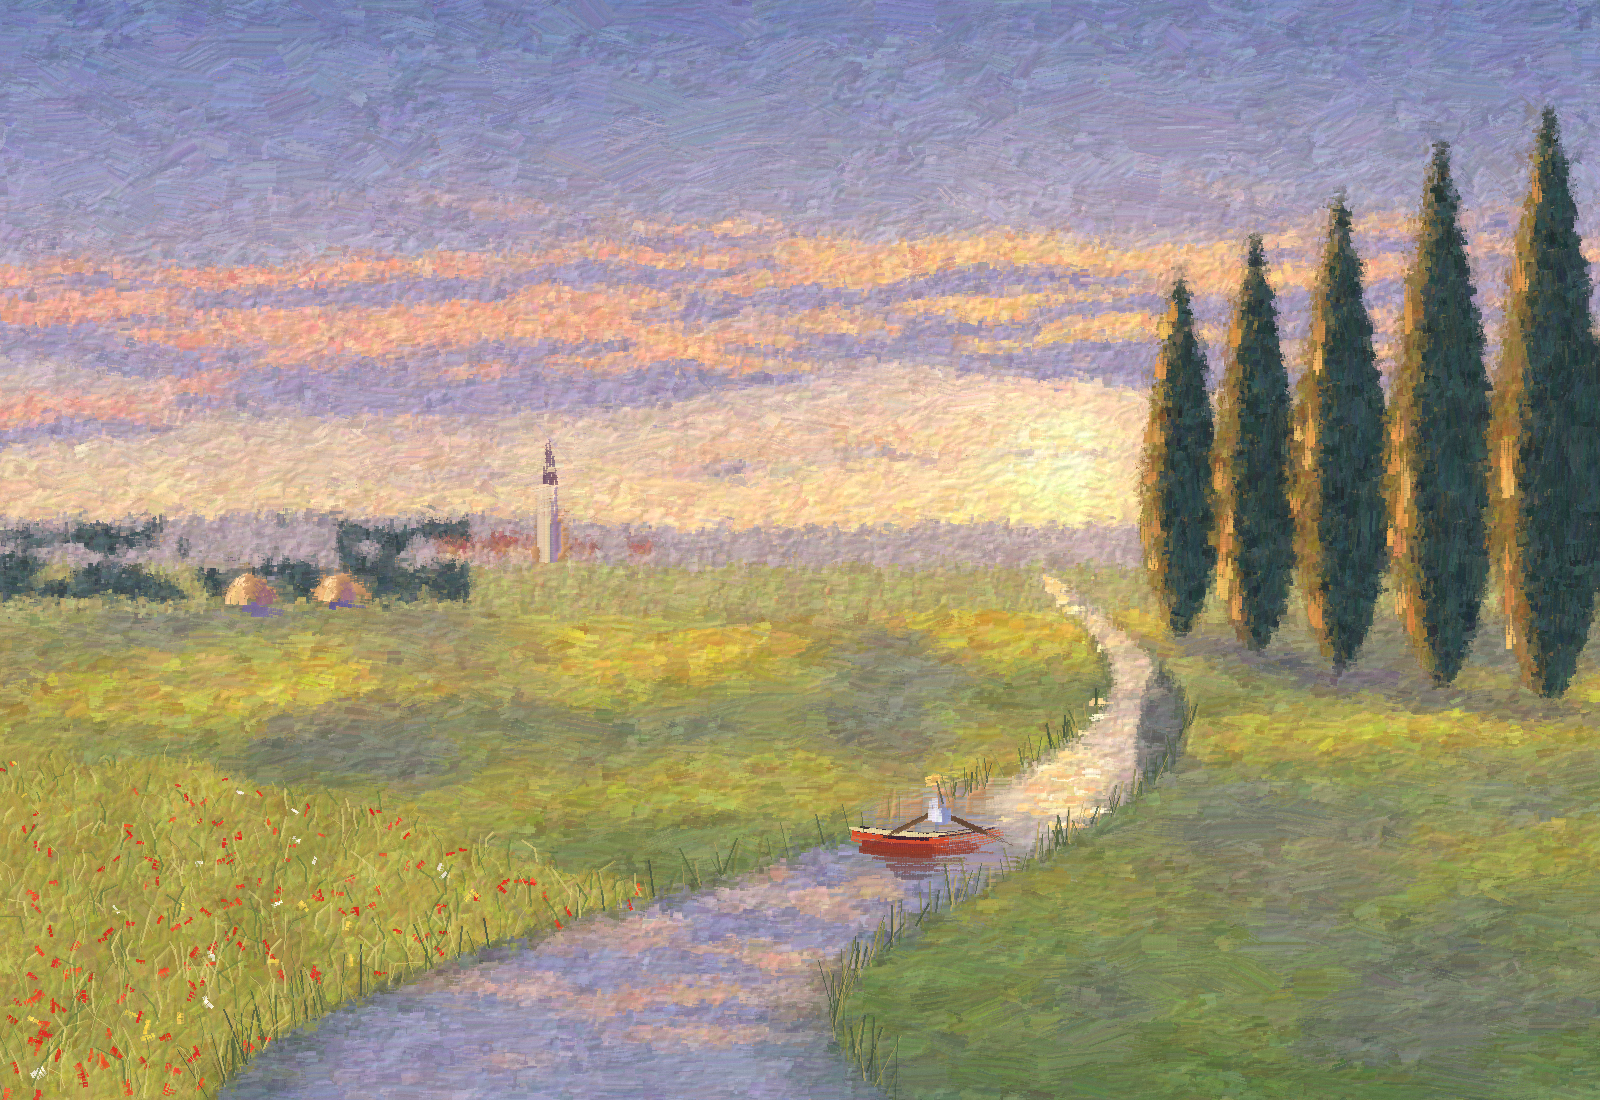

Here is the Python script that generated this plot:
"""An invented scene, painted without any reference image.

"Evening by the river": a low sun behind thin cloud, a river bending towards
the viewer, a row of backlit poplars on the right bank, a village and two
haystacks in the distance, a red rowboat with a figure in a straw hat, and a
grassy bank with poppies in the left foreground.

Two stages, the way a painter works:
  1. build_reference(): a soft colour sketch of the scene (the "lay-in"),
     plus a label map saying what each pixel is (sky, water, poplar, ...).
  2. the stroke engine from paint_photo.py repaints it; each label gets its
     own brush handling, and the key objects (boat, figure, spire, haystacks,
     poplar rims, sun glitter, poppies) are stated with hand-placed strokes.

Usage: python river_evening.py [--out river_evening.png] [--seed N]
"""
import argparse
import math
import random

import numpy as np
from PIL import Image, ImageDraw
from scipy import ndimage

from paint_photo import Canvas, broken_color, light_paint, mix, structure_angle

W, H = 1600, 1100
HZ = 560                       # horizon
SUN = (1060, 455)
M = 24                         # painting margin, cropped at the end

SKY, CLOUD, FAR, VILLAGE, WATER, POPLAR, BANK, FORE = range(8)

BRUSHES = [30, 17, 9, 5]
THRESHOLD = [0, 16, 18, 22]


# ---------------------------------------------------------------- stage 1: the lay-in

def fbm(rng, h, w, sy, sx, octaves=4):
    """Anisotropic value noise: sy, sx are the feature sizes of the first octave."""
    out = np.zeros((h, w), np.float32)
    amp, tot = 1.0, 0.0
    for _ in range(octaves):
        g = rng.random((int(h / sy) + 3, int(w / sx) + 3)).astype(np.float32)
        z = ndimage.zoom(g, (sy, sx), order=3)[:h, :w]
        out += z * amp
        tot += amp
        amp *= 0.5
        sy, sx = max(2, sy / 2), max(2, sx / 2)
    return out / tot


def river_center(y):
    t = max(0.0, (y - (HZ + 15)) / (H - HZ - 15))
    return 1040 - 330 * t + 190 * math.sin(t * math.pi * 1.7), 10 + 330 * t ** 1.7


POPLARS = [(1180, 640, 380, 44), (1255, 655, 430, 50), (1340, 672, 490, 56),
           (1440, 690, 560, 62), (1548, 706, 610, 68)]


def poplar_halfwidth(f, width):
    """Flame silhouette: widest a third of the way up, pointed at the top."""
    if f < 0 or f > 1:
        return 0
    return width * math.sin(math.pi * min(1, f ** 0.75)) ** 0.9 * (1 - 0.25 * f)


def build_reference(seed):
    rng = np.random.default_rng(seed)
    yy, xx = np.mgrid[0:H, 0:W].astype(np.float32)
    img = np.zeros((H, W, 3), np.float32)
    label = np.full((H, W), SKY, np.uint8)
    C = lambda *c: np.array(c, np.float32)

    # --- sky: blue-violet above, warm yellow at the horizon, glow round the sun
    t = np.clip(yy / HZ, 0, 1)[..., None]
    sky = C(118, 132, 176) * (1 - t ** 0.8) + C(206, 188, 204) * t ** 0.8
    sky = sky * (1 - t ** 3) + C(250, 214, 158) * t ** 3
    d = np.hypot(xx - SUN[0], yy - SUN[1])[..., None]
    sky += C(60, 40, 5) * np.exp(-d / 200) + C(40, 40, 30) * np.exp(-(d / 45) ** 2)
    img[:] = sky

    # --- clouds: long horizontal bands; undersides lit warm, tops lilac
    n = fbm(rng, H, W, 34, 260)
    band = np.exp(-((yy - 330) / 170) ** 2)
    cm = np.clip((n * band - 0.30) / 0.12, 0, 1)
    below = np.clip((np.roll(n, -14, axis=0) - n) * 12 + 0.5, 0, 1)   # 1 = underside
    warmth = np.clip(np.exp(-d[..., 0] / 420) * 1.3, 0, 1)
    ccol = (C(168, 158, 186)[None, None] * (1 - below[..., None])
            + (C(236, 176, 160) * (1 - warmth[..., None]) + C(252, 206, 150) * warmth[..., None]) * below[..., None])
    sky_mask = yy < HZ
    k = (cm * sky_mask)[..., None]
    img = img * (1 - k) + ccol * k
    label[(cm > 0.35) & sky_mask] = CLOUD

    # --- distant hills and far bank
    hill = HZ - 26 - 14 * fbm(rng, 1, W, 1, 180, 3)[0] * 2
    hills = (yy > hill[None, :]) & (yy < HZ + 6)
    img[hills] = img[hills] * 0.35 + C(146, 140, 176) * 0.65
    label[hills] = FAR
    far = (yy >= HZ + 6) & (yy < 612)
    img[far] = C(168, 164, 112) * 0.7 + C(214, 190, 140) * 0.3
    label[far] = FAR
    # tree clumps on the far left
    clump = fbm(rng, H, W, 30, 60)
    trees = (xx < 470) & (yy > HZ - 40 + 60 * (clump - 0.5)) & (yy < 600) & (clump > 0.42)
    img[trees] = C(74, 88, 92)
    label[trees] = FAR

    # --- village with a church
    vr = random.Random(seed)
    for _ in range(16):
        x0 = vr.uniform(430, 640)
        w0, h0 = vr.uniform(14, 30), vr.uniform(10, 18)
        y0 = HZ + vr.uniform(-4, 6)
        wall = vr.choice([C(222, 190, 162), C(200, 170, 168), C(214, 200, 176)])
        m = (xx > x0) & (xx < x0 + w0) & (yy > y0 - h0) & (yy < y0)
        img[m] = wall
        r = (xx > x0 - 2) & (xx < x0 + w0 + 2) & (yy > y0 - h0 - 7) & (yy <= y0 - h0)
        img[r] = C(172, 112, 104)
        label[m | r] = VILLAGE
    tower = (xx > 538) & (xx < 560) & (yy > 480) & (yy < HZ + 4)
    img[tower] = C(208, 186, 170)
    label[tower] = VILLAGE

    for hx, hy, s in ((250, 604, 1.2), (336, 600, 0.95)):
        dome = (((xx - hx) / (20 * s)) ** 2 + ((yy - hy) / (26 * s)) ** 2 < 1) & (yy < hy)
        lit = dome & (xx < hx + 4 * s)
        img[dome] = C(160, 124, 130)
        img[lit] = C(232, 186, 132)
        label[dome] = VILLAGE
    # --- ground below the horizon: fields in bands, violet shadow patches
    ground = yy >= 612
    tg = np.clip((yy - 612) / (H - 612), 0, 1)[..., None]
    # contre-jour: warm, lit fields in the distance, cooler and darker near us
    g = C(178, 164, 98) * (1 - tg) + C(104, 124, 78) * tg
    stripe = np.sin((yy + 0.08 * xx) * 0.045 + 3 * fbm(rng, H, W, 40, 160)) * (1 - tg[..., 0])
    g = g + (C(40, 26, -6) * np.clip(stripe, 0, 1)[..., None] - C(20, 6, -10) * np.clip(-stripe, 0, 1)[..., None])
    g = g * (0.88 + 0.24 * fbm(rng, H, W, 26, 70)[..., None])
    shade = np.clip((fbm(rng, H, W, 70, 140) - 0.5) * 4, 0, 1)[..., None] * 0.45
    g = g * (1 - shade) + C(110, 108, 140) * shade
    img[ground] = g[ground]
    label[ground] = BANK

    cx = np.array([river_center(y)[0] for y in range(H)], np.float32)[:, None]
    hw = np.array([river_center(y)[1] for y in range(H)], np.float32)[:, None]
    # left foreground bank: rises towards the lower left, ends at the water
    bank_top = 740 + 160 * (xx / 700) ** 1.4 + 40 * (fbm(rng, H, W, 30, 80) - 0.5)
    fore = ground & (yy > bank_top) & (xx < cx - hw)
    fg = C(168, 158, 84) * (0.85 + 0.3 * fbm(rng, H, W, 40, 60)[..., None])
    img[fore] = fg[fore]
    label[fore] = FORE

    # --- river: reflects the sky, sun column, poplar reflections
    edge = 6 * (fbm(rng, H, W, 20, 20) - 0.5)
    water = (yy > HZ + 15) & (np.abs(xx - cx) < hw + edge)
    my = np.clip(HZ - (yy - HZ) * 0.7, 0, HZ - 1).astype(int)
    refl = img[my, xx.astype(int)]
    wcol = refl * 0.78 + C(64, 86, 128) * 0.22
    column = np.exp(-((xx - SUN[0]) / np.maximum(18, 18 + (yy - HZ) * 0.12)) ** 2)[..., None]
    wcol = wcol * (1 - column * 0.6) + C(255, 226, 160) * column * 0.6
    # the banks reflect as dark green along both edges; light ripples across
    dist_edge = hw + edge - np.abs(xx - cx)
    bank_refl = np.clip(1 - dist_edge / np.maximum(8, hw * 0.35), 0, 1)[..., None] * (yy > 640)[..., None]
    wcol = wcol * (1 - bank_refl * 0.6) + C(66, 84, 72) * bank_refl * 0.6
    ripple = np.clip((fbm(rng, H, W, 6, 90) - 0.55) * 5, 0, 1)[..., None] * 0.35
    wcol = wcol * (1 - ripple) + C(222, 214, 226) * ripple
    img[water] = wcol[water]
    label[water] = WATER
    margin = ndimage.binary_dilation(water, iterations=7) & ~water & ground
    img[margin] = img[margin] * 0.55 + C(70, 86, 70) * 0.45

    # --- poplars on the right bank, backlit, with their reflections
    for px, pb, ph, pw in POPLARS:
        f = (pb - yy) / ph
        hwp = np.vectorize(poplar_halfwidth)(np.clip(f[:, 0], -1, 2), pw)[:, None]
        wob = 7 * (fbm(rng, H, W, 18, 10) - 0.5)
        m = (np.abs(xx - px) < hwp + wob * (hwp > 2)) & (f > 0) & (f < 1)
        rim = m & (xx < px - hwp * 0.45)
        img[m] = C(46, 66, 62) * 0.8 + C(62, 70, 96) * 0.2
        img[rim] = C(150, 120, 70)
        label[m] = POPLAR
        # reflection: mirrored about the bank line, only on water
        fr = (yy - pb) / (ph * 0.8)
        hwr = np.vectorize(poplar_halfwidth)(np.clip(fr[:, 0], -1, 2), pw)[:, None]
        rm = (np.abs(xx - px) < hwr * 1.1) & (fr > 0) & water
        img[rm] = img[rm] * 0.45 + C(46, 62, 70) * 0.55
        # short cast shadow on the bank
        ell = ((xx - (px + 14)) / (pw * 1.3)) ** 2 + ((yy - (pb + 8)) / 13) ** 2
        k = (np.clip(1 - ell, 0, 1) ** 0.6 * ~water)[..., None] * 0.5
        img = img * (1 - k) + C(82, 78, 124) * k

    # overall soft focus: this is a lay-in, detail comes from the brush
    img = ndimage.gaussian_filter(img, sigma=(1.5, 1.5, 0))
    return np.clip(img, 0, 255), label, water


# ---------------------------------------------------------------- stage 2: brush handling

RULES = {
    #          mode     length curl spread  max_r
    SKY:     ("flat",   1.5,   0.3, 0.30,   None),
    CLOUD:   ("follow", 1.1,   1.0, 0.25,   None),
    FAR:     ("flat",   0.9,   0.1, 0.10,   9),
    VILLAGE: ("dab",    0.5,   0.0, 0.30,   5),
    WATER:   ("flat",   1.4,   0.0, 0.04,   None),
    POPLAR:  ("up",     1.1,   0.3, 0.18,   12),
    BANK:    ("flat",   1.8,   0.1, 0.18,   None),
    FORE:    ("grass",  0.9,   0.2, 0.50,   None),
}


def paint_auto(cv, ref, label, protect, seed):
    random.seed(seed)
    h, w, _ = ref.shape
    for layer, r in enumerate(BRUSHES):
        blurred = ndimage.gaussian_filter(ref, sigma=(r * 0.5, r * 0.5, 0))
        ang, strength = structure_angle(blurred, r * 1.2)
        cur = np.asarray(cv.img).astype(np.float32)
        err = np.sqrt(((cur - blurred) ** 2).sum(axis=2))
        if layer >= 1:
            err[protect] = 0
        grid = max(3, int(r))
        seeds = []
        for gy in range(0, h, grid):
            for gx in range(0, w, grid):
                cell = err[gy:gy + grid, gx:gx + grid]
                if cell.mean() > THRESHOLD[layer]:
                    iy, ix = np.unravel_index(np.argmax(cell), cell.shape)
                    seeds.append((gx + ix, gy + iy))
        random.shuffle(seeds)
        for x, y in seeds:
            mode, lmul, curl, spread, max_r = RULES[int(label[y, x])]
            rr = r * random.uniform(0.85, 1.1)
            if max_r:
                rr = min(rr, max_r)
            base = tuple(float(v) for v in blurred[y, x])
            if mode == "up":
                a0 = -math.pi / 2 + random.gauss(0, spread)
            elif mode == "grass":
                a0 = -math.pi / 2 + random.gauss(0, spread)
            elif mode == "dab":
                a0 = random.gauss(0, spread) + random.choice([0, math.pi / 2])
            elif mode == "follow" and strength[y, x] > 0.05:
                a0 = ang[y, x]
            else:
                a0 = random.gauss(0, spread) + (random.random() < 0.5) * math.pi
            pts, a, step = [(x, y)], a0, rr * 0.8
            for _ in range(max(2, int(lmul * random.uniform(3, 6)))):
                cx, cy = pts[-1]
                ix, iy = int(cx), int(cy)
                if not (0 <= ix < w and 0 <= iy < h):
                    break
                if len(pts) > 2 and (math.dist(blurred[iy, ix], base) > 36 or label[iy, ix] != label[y, x]):
                    break
                if curl > 0 and strength[iy, ix] > 0.05:
                    t = ang[iy, ix]
                    if math.cos(t - a) < 0:
                        t += math.pi
                    a += math.atan2(math.sin(t - a), math.cos(t - a)) * curl * 0.5
                a += random.gauss(0, 0.04)
                pts.append((cx + math.cos(a) * step, cy + math.sin(a) * step))
            nx = int(min(w - 1, max(0, x + math.sin(a0) * rr * 2)))
            ny = int(min(h - 1, max(0, y - math.cos(a0) * rr * 2)))
            cv.stroke(pts, rr, broken_color(base), broken_color(tuple(float(v) for v in blurred[ny, nx])),
                      alpha=250 if layer == 0 else 238, dry=0.25 if layer == 0 else 0.45)
        print(f"layer r={r:>2}: {len(seeds)} strokes")


# ---------------------------------------------------------------- stage 2b: stated strokes

def hand_strokes(cv, water, label):
    rnd = random.Random(7)

    def st(pts, r, col, col2=None, dry=0.3, alpha=245, jitter=True):
        c = broken_color(col, 0.01, 0.04, (1, 1.1)) if jitter else col
        cv.stroke([(x + M, y + M) for x, y in pts], r, c, col2, alpha=alpha, dry=dry, wobble=0.04)

    def line(p0, p1, n=8, sag=0.0):
        out = []
        for i in range(n + 1):
            t = i / n
            out.append((p0[0] + (p1[0] - p0[0]) * t, p0[1] + (p1[1] - p0[1]) * t + sag * math.sin(math.pi * t)))
        return out

    # sun glitter: short bright horizontal touches down the sun column
    for _ in range(170):
        y = HZ + 18 + rnd.random() ** 1.6 * 260
        spread = 14 + (y - HZ) * 0.14
        x = SUN[0] + rnd.gauss(0, spread * 0.6)
        if not water[int(min(H - 1, y)), int(min(W - 1, max(0, x)))]:
            continue
        ln = rnd.uniform(6, 22) * (1 + (y - HZ) / 300)
        col = rnd.choice([(255, 238, 180), (255, 220, 150), (250, 200, 140), (255, 246, 210)])
        st(line((x - ln / 2, y), (x + ln / 2, y + rnd.uniform(-1, 1)), 3), rnd.uniform(1.5, 3.2), col, dry=0.5, alpha=230)

    # poplar rims: warm vertical strokes down the sunlit left edge
    for px, pb, ph, pw in POPLARS:
        for _ in range(9):
            f = rnd.uniform(0.12, 0.9)
            y = pb - f * ph
            x = px - poplar_halfwidth(f, pw) * rnd.uniform(0.55, 0.9)
            ln = ph * rnd.uniform(0.05, 0.1)
            col = rnd.choice([(232, 168, 92), (214, 150, 86), (240, 190, 110)])
            st(line((x, y + ln / 2), (x + rnd.uniform(-2, 2), y - ln / 2), 4), rnd.uniform(2.5, 4.5), col, dry=0.4, alpha=225)

    # church: shadow and light side of the tower, then the spire in one stroke
    st(line((545, HZ + 2), (545, 482), 6), 7, (222, 196, 170), (244, 216, 180), dry=0.1)
    st(line((556, HZ + 2), (556, 484), 6), 4, (150, 128, 154), dry=0.2)
    st(line((550, 484), (550, 462), 5), 6, (128, 96, 116), dry=0.1)
    st(line((550, 466), (550, 438), 5), 3, (128, 96, 116), dry=0.6)

    # haystacks on the far bank: cast shadow, then the dome in two curved strokes
    def arc(cx, cy, rx, ry, a0, a1, n=8):
        return [(cx + rx * math.cos(a0 + (a1 - a0) * i / n), cy - ry * math.sin(a0 + (a1 - a0) * i / n))
                for i in range(n + 1)]
    for hx, hy, s in ((250, 604, 1.2), (336, 600, 0.95)):
        st(line((hx - 6 * s, hy + 3 * s), (hx + 34 * s, hy + 8 * s), 5), 4.5 * s, (116, 108, 150), dry=0.4)
        st(arc(hx, hy, 12 * s, 18 * s, math.pi, math.pi * 0.45), 8 * s, (238, 190, 136), (250, 214, 160), dry=0.15)
        st(arc(hx + 2 * s, hy, 12 * s, 17 * s, 0, math.pi * 0.5), 7 * s, (160, 118, 134), dry=0.2)
        st(arc(hx - 2 * s, hy - 12 * s, 8 * s, 10 * s, math.pi * 0.9, math.pi * 0.3), 3 * s, (252, 222, 170), dry=0.4)

    # a little more light round the sun
    for _ in range(26):
        a = rnd.uniform(0, 2 * math.pi)
        rr = rnd.uniform(4, 34)
        x, y = SUN[0] + math.cos(a) * rr * 1.6, SUN[1] + math.sin(a) * rr * 0.7
        st(line((x - 12, y), (x + 12, y + rnd.uniform(-2, 2)), 4), rnd.uniform(3, 6),
           rnd.choice([(255, 246, 214), (255, 236, 180), (252, 226, 170)]), dry=0.5, alpha=200)

    # the boat: reflection first, then hull, gunwale, interior
    by = 842
    bx = int(river_center(by)[0]) - 20
    for i in range(5):
        y = by + 10 + i * 6
        ln = 120 - i * 16
        st(line((bx - ln / 2 + rnd.uniform(-8, 8), y), (bx + ln / 2 + rnd.uniform(-8, 8), y), 5),
           rnd.uniform(2, 3.2), mix((196, 92, 60), (70, 96, 130), 0.25 + i * 0.1), dry=0.6, alpha=210)
    st(line((bx - 78, by - 6), (bx + 76, by - 10), 10, sag=10), 9, (206, 86, 52), (228, 120, 70), dry=0.15)
    st(line((bx - 70, by + 4), (bx + 66, by + 1), 10, sag=6), 5, (140, 56, 50), dry=0.3)
    st(line((bx - 72, by - 12), (bx + 72, by - 16), 10, sag=8), 3, (60, 44, 58), dry=0.2)
    st(line((bx - 80, by - 15), (bx + 78, by - 19), 10, sag=9), 1.6, (246, 214, 170), dry=0.35)
    # oars
    st(line((bx + 6, by - 30), (bx - 70, by + 8), 6), 1.6, (110, 80, 60), dry=0.1)
    st(line((bx + 10, by - 30), (bx + 84, by + 4), 6), 1.6, (110, 80, 60), dry=0.1)
    # the figure: shirt (shadow + light), head, straw hat
    st(line((bx + 12, by - 18), (bx + 10, by - 48), 5), 8, (150, 160, 204), dry=0.1)
    st(line((bx + 6, by - 20), (bx + 5, by - 46), 5), 5, (236, 236, 246), dry=0.2)
    st(line((bx + 8, by - 52), (bx + 9, by - 58), 3), 4.5, (216, 164, 130), dry=0.1)
    st(line((bx - 4, by - 60), (bx + 22, by - 61), 5, sag=-2), 3.6, (242, 212, 120), dry=0.2)
    st(line((bx + 2, by - 64), (bx + 16, by - 64), 4), 3.2, (226, 190, 100), dry=0.2)

    # poppies and a few white flowers in the left foreground
    for _ in range(420):
        x = rnd.uniform(0, 900)
        y = rnd.uniform(760, H - 1)
        if label[int(y), int(x)] != FORE:
            continue
        s = 1 + (y - 830) / 270                    # bigger nearer the viewer
        col = rnd.choices([(222, 52, 40), (236, 84, 52), (246, 240, 224), (246, 212, 90)], [6, 3, 1, 1])[0]
        a = rnd.uniform(0, math.pi)
        ln = rnd.uniform(3, 7) * s
        st(line((x - math.cos(a) * ln / 2, y - math.sin(a) * ln / 2), (x + math.cos(a) * ln / 2, y + math.sin(a) * ln / 2), 3),
           rnd.uniform(2.2, 3.5) * s, col, dry=0.2, alpha=240)

    # reeds at the water's edge
    for _ in range(260):
        y = rnd.uniform(700, H)
        cxr, hwr = river_center(y)
        side = rnd.choice([-1, 1])
        x = cxr + side * (hwr + rnd.uniform(-4, 10))
        s = 0.6 + (y - 700) / 300
        ln = rnd.uniform(14, 34) * s
        a = -math.pi / 2 + rnd.gauss(0, 0.2) + side * 0.1
        col = rnd.choice([(84, 100, 62), (128, 130, 70), (70, 84, 66), (180, 160, 96)])
        pts = [(x + M, y + M), (x + M + math.cos(a) * ln, y + M + math.sin(a) * ln)]
        cv.flick(pts, rnd.choice([1, 2]), col, alpha=rnd.randint(160, 220))

    # grass blades in the foreground, drawn last over the flowers
    for _ in range(1100):
        x = rnd.uniform(0, 900)
        y = rnd.uniform(760, H - 1)
        if label[int(y), int(x)] != FORE:
            continue
        s = 1 + (y - 860) / 240
        ln = rnd.uniform(12, 30) * s
        a = -math.pi / 2 + rnd.gauss(0, 0.3)
        bend = rnd.gauss(0, 0.3)
        col = rnd.choice([(150, 160, 70), (196, 186, 96), (110, 128, 66), (214, 200, 120)])
        pts = [(x + M, y + M), (x + M + math.cos(a) * ln / 2, y + M + math.sin(a) * ln / 2),
               (x + M + math.cos(a + bend) * ln, y + M + math.sin(a + bend) * ln)]
        cv.flick(pts, rnd.choice([1, 2, 2]), col, alpha=rnd.randint(150, 220))


def protected_mask():
    """Where the hand strokes go: the auto layers only lay in colour there."""
    m = Image.new("L", (W + 2 * M, H + 2 * M), 0)
    d = ImageDraw.Draw(m)
    o = M
    bx = int(river_center(842)[0]) - 20
    d.rectangle([bx - 90 + o, 842 - 70 + o, bx + 90 + o, 842 + 40 + o], fill=255)   # boat
    d.rectangle([530 + o, 432 + o, 568 + o, HZ + 4 + o], fill=255)                 # church
    for hx, hy in ((250, 604), (336, 600)):
        d.rectangle([hx - 28 + o, hy - 34 + o, hx + 40 + o, hy + 12 + o], fill=255)
    return np.asarray(m) > 0


def main():
    ap = argparse.ArgumentParser()
    ap.add_argument("--out", default="river_evening.png")
    ap.add_argument("--ref-out", default="river_evening_layin.png")
    ap.add_argument("--seed", type=int, default=5)
    a = ap.parse_args()
    ref, label, water = build_reference(a.seed)
    Image.fromarray(ref.astype(np.uint8)).save(a.ref_out)

    refp = np.pad(ref, ((M, M), (M, M), (0, 0)), mode="reflect")
    labp = np.pad(label, M, mode="edge")
    cv = Canvas(W + 2 * M, H + 2 * M)
    paint_auto(cv, refp, labp, protected_mask(), a.seed)
    hand_strokes(cv, water, label)
    light_paint(cv).crop((M, M, M + W, M + H)).save(a.out)
    print("saved", a.out)


if __name__ == "__main__":
    main()
